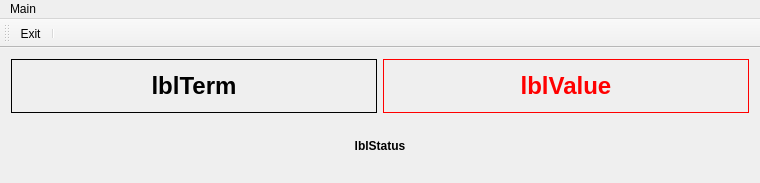
<?xml version="1.0" encoding="UTF-8"?>
<ui version="4.0">
 <class>UiTrainer</class>
 <widget class="QMainWindow" name="UiTrainer">
  <property name="geometry">
   <rect>
    <x>0</x>
    <y>0</y>
    <width>760</width>
    <height>183</height>
   </rect>
  </property>
  <property name="windowIcon">
   <iconset resource="../../../Resources/App.qrc">
    <normaloff>:/App.png</normaloff>:/App.png</iconset>
  </property>
  <widget class="QWidget" name="centralWidget">
   <layout class="QGridLayout" name="gridLayout_2">
    <item row="0" column="0">
     <layout class="QGridLayout" name="gridLayout">
      <item row="0" column="0">
       <widget class="QLabel" name="lblTerm">
        <property name="font">
         <font>
          <pointsize>18</pointsize>
          <weight>75</weight>
          <bold>true</bold>
         </font>
        </property>
        <property name="frameShape">
         <enum>QFrame::Box</enum>
        </property>
        <property name="text">
         <string>lblTerm</string>
        </property>
        <property name="alignment">
         <set>Qt::AlignCenter</set>
        </property>
       </widget>
      </item>
      <item row="0" column="1">
       <widget class="QLabel" name="lblValue">
        <property name="font">
         <font>
          <pointsize>18</pointsize>
          <weight>75</weight>
          <bold>true</bold>
         </font>
        </property>
        <property name="styleSheet">
         <string notr="true">font-weight: bold;  color: red;</string>
        </property>
        <property name="frameShape">
         <enum>QFrame::Box</enum>
        </property>
        <property name="text">
         <string>lblValue</string>
        </property>
        <property name="alignment">
         <set>Qt::AlignCenter</set>
        </property>
       </widget>
      </item>
     </layout>
    </item>
    <item row="2" column="0">
     <widget class="QLabel" name="lblStatus">
      <property name="font">
       <font>
        <weight>75</weight>
        <bold>true</bold>
       </font>
      </property>
      <property name="text">
       <string>lblStatus</string>
      </property>
      <property name="alignment">
       <set>Qt::AlignCenter</set>
      </property>
     </widget>
    </item>
   </layout>
  </widget>
  <widget class="QToolBar" name="toolBar">
   <property name="windowTitle">
    <string>toolBar</string>
   </property>
   <attribute name="toolBarArea">
    <enum>TopToolBarArea</enum>
   </attribute>
   <attribute name="toolBarBreak">
    <bool>false</bool>
   </attribute>
   <addaction name="actMain_Exit"/>
   <addaction name="separator"/>
  </widget>
  <widget class="QMenuBar" name="menuBar">
   <property name="geometry">
    <rect>
     <x>0</x>
     <y>0</y>
     <width>760</width>
     <height>22</height>
    </rect>
   </property>
   <widget class="QMenu" name="menuFile">
    <property name="title">
     <string>Main</string>
    </property>
    <addaction name="separator"/>
    <addaction name="separator"/>
    <addaction name="separator"/>
    <addaction name="separator"/>
    <addaction name="actMain_RandomRow"/>
    <addaction name="actMain_Learn"/>
    <addaction name="actMain_Mark"/>
    <addaction name="actMain_Exit"/>
   </widget>
   <addaction name="menuFile"/>
  </widget>
  <action name="actMain_RandomRow">
   <property name="text">
    <string>Random row</string>
   </property>
   <property name="toolTip">
    <string>Random row</string>
   </property>
   <property name="shortcut">
    <string>Space</string>
   </property>
  </action>
  <action name="actMain_Exit">
   <property name="icon">
    <iconset resource="../../../Resources/App.qrc">
     <normaloff>:/Menu/Menu/Exit.png</normaloff>:/Menu/Menu/Exit.png</iconset>
   </property>
   <property name="text">
    <string>Exit</string>
   </property>
   <property name="shortcut">
    <string>Ctrl+Q</string>
   </property>
  </action>
  <action name="actMain_Learn">
   <property name="text">
    <string>Learn</string>
   </property>
   <property name="toolTip">
    <string>Learn</string>
   </property>
   <property name="shortcut">
    <string>L</string>
   </property>
  </action>
  <action name="actMain_Mark">
   <property name="text">
    <string>Mark</string>
   </property>
   <property name="toolTip">
    <string>Mark</string>
   </property>
   <property name="shortcut">
    <string>M</string>
   </property>
  </action>
 </widget>
 <layoutdefault spacing="6" margin="11"/>
 <resources>
  <include location="../../../Resources/App.qrc"/>
 </resources>
 <connections/>
</ui>
